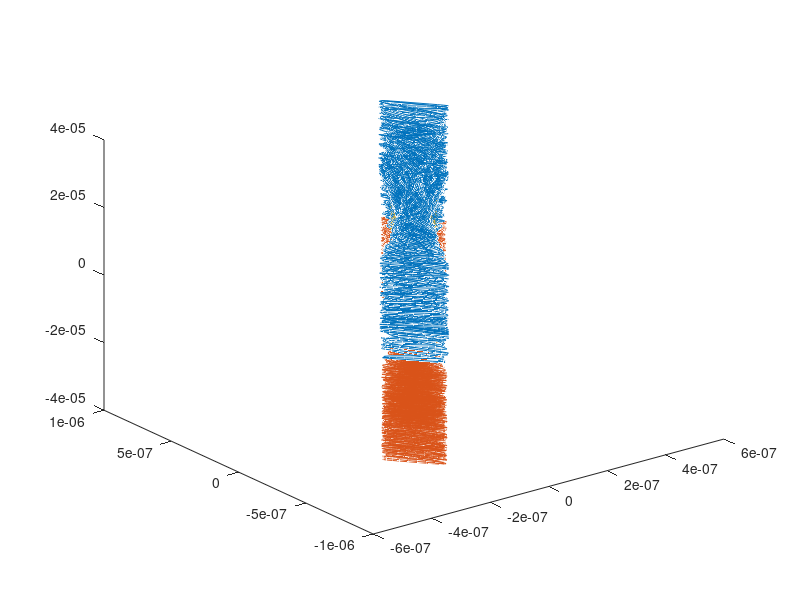

Write the MATLAB code that produced this figure.
% % 2ions in 3-D pseudopotential (line1 to line105)
% 
% % define parameters
% mp=1.67e-27;
% m1=40*mp;
% Q=1.6e-19;
% epsilon=8.854e-12;
% 
% q0=0.3034;
% kq=Q^2/(4*pi*epsilon);
% w1=2*pi*5e6;
% w2=2*pi*0.2e6;
% k1=m1*w1^2;
% k2=m1*w2^2;
% omega=2*sqrt(2)*w1/q0;
% 
% 
% % time scale
% tau=1e-9;
% N=1e5;
% T=N*tau;
% 
% % initial parameters
% 
% l2=(Q^2/(2*m1*w2^2*pi*epsilon))^(1/3);
% r10=[0,0,l2/2];
% r20=-r10;
% v10=[10,20,10];
% v20=[0,0,0];
% % k=10;
% % kq=500;
% r=zeros(N,2,3);
% v=zeros(N,2,3);
% t=zeros(1,N);
% d=zeros(1,N);
% E=zeros(1,N);
% % r=[];
% % v=[];
% % t=[];
% % d=[];
% a=[];
% t(1)=0;
% % format x(time,order of the particle,spacial dimension)
% 
% % calculation
% r(1,1,:)=r10;
% r(1,2,:)=r20;
% v(1,1,:)=v10;
% v(1,2,:)=v20;
% d(1)=sqrt((r(1,1,1)-r(1,2,1))^2+(r(1,1,2)-r(1,2,2))^2+(r(1,1,3)-r(1,2,3))^2);
% E(1)=m1/2*(v(1,1,1)^2+v(1,1,2)^2+v(1,1,3)^2+v(1,2,1)^2+v(1,2,2)^2+v(1,2,3)^2)+...
%     k1/2*(r(1,1,1)^2+r(1,2,1)^2+r(1,1,2)^2+r(1,2,2)^2)+k2/2*(r(1,1,3)^2+r(1,2,3)^2)+...
%     kq*(1/d(1));
% 
% for i=2:N
%     t(i)=t(i-1)+tau;
%     d(i)=sqrt((r(i-1,1,1)-r(i-1,2,1))^2+(r(i-1,1,2)-r(i-1,2,2))^2+(r(i-1,1,3)-r(i-1,2,3))^2);
% %     a(1,1,:)=-k*r(i,1,:)+kq*(r(i,1,:)-r(i,2,:))/(d(i))^3;
% %     a(1,2,:)=-k*r(i,2,:)+kq*(r(i,2,:)-r(i,1,:))/(d(i))^3;
%     a(1,1,1)=(-(w1^2+w2^2/2)/(q0/4)*cos(omega*t(i-1))+w2^2/2)*r(i-1,1,1)+kq/m1*(r(i-1,1,1)-r(i-1,2,1))/(d(i))^3;
%     a(1,1,2)=((w1^2+w2^2/2)/(q0/4)*cos(omega*t(i-1))+w2^2/2)*r(i-1,1,2)+kq/m1*(r(i-1,1,2)-r(i-1,2,2))/(d(i))^3;
%     a(1,1,3)=-w2^2*r(i-1,1,3)+kq/m1*(r(i-1,1,3)-r(i-1,2,3))/(d(i))^3;
%     a(1,2,1)=(-(w1^2+w2^2/2)/(q0/4)*cos(omega*t(i-1))+w2^2/2)*r(i-1,2,1)+kq/m1*(r(i-1,2,1)-r(i-1,1,1))/(d(i))^3;
%     a(1,2,2)=((w1^2+w2^2/2)/(q0/4)*cos(omega*t(i-1))+w2^2/2)*r(i-1,2,2)+kq/m1*(r(i-1,2,2)-r(i-1,1,2))/(d(i))^3;
%     a(1,2,3)=-w2^2*r(i-1,2,3)+kq/m1*(r(i-1,2,3)-r(i-1,1,3))/(d(i))^3;
%     v(i,:,:)=v(i-1,:,:)+a*tau;
%     r(i,:,:)=r(i-1,:,:)+(v(i,:,:)+v(i,:,:))*tau/2;
%     E(i)=m1/2*(v(i,1,1)^2+v(i,1,2)^2+v(i,1,3)^2+v(i,2,1)^2+v(i,2,2)^2+v(i,2,3)^2)+...
%     k1/2*(r(i,1,1)^2+r(i,1,2)^2+r(i,2,1)^2+r(i,2,2)^2)+k2/2*(r(i,1,3)^2+r(i,2,3)^2)+...
%     kq*(1/d(i));
% end
% 
% % plot(t,r(:,1,1));
% % plot(t,r(:,1,2));
% % plot(t,r(:,1,3));
% % % hold on;
% % plot(t,r(:,2,1));
% % plot(t,r(:,2,2));
% % plot(t,r(:,2,3));
% 
% plot(t,r(:,1,3));
% hold on;
% plot(t,r(:,2,3));
% hold off;
% 
% % plot(r(:,1,1),r(:,1,2));
% % hold on;
% % plot(r(:,2,1),r(:,2,2));
% % hold off;
% plot(t,E);
% 
% plot(t,r(:,1,1));
% hold on
% plot(t,r(:,2,1));
% hold off
% 
% % plot(t,r(:,2,1));
% % hold on;
% % plot(t,r(:,1,1));
% % hold off;
% 
% plot3(r(:,1,1),r(:,1,2),r(:,1,3));
% hold on
% plot3(r(:,2,1),r(:,2,2),r(:,2,3));
% hold off





% 3ions in 3-D pseudopotential(line111 to line217)

% define parameters
mp=1.67e-27;
m1=40*mp;
Q=1.6e-19;
epsilon=8.854e-12;

q0=0.3034;
kq=Q^2/(4*pi*epsilon);
w1=2*pi*5e6;
w2=2*pi*0.2e6;
k1=m1*w1^2;
k2=m1*w2^2;
omega=2*sqrt(2)*w1/q0;


% time scale
tau=1e-9;
N=1e5;
T=N*tau;

% initial parameters
l=(5*Q*Q/(16*m1*w2^2*pi*epsilon))^(1/3);
r10=[0,0,l];
r20=-r10;
r30=[0,0,0];
v10=[10,30,30];
v20=[0,0,0];
v30=[0,0,0];
r=zeros(N,3,3);
v=zeros(N,3,3);
t=zeros(1,N);
d12=zeros(1,N);
d23=zeros(1,N);
d31=zeros(1,N);
E=zeros(1,N);
% r=[];
% v=[];
% t=[];
% d=[];
% a=[];
% t(1)=0;
% format x(time,order of the particle,spacial dimension)

% calculation
r(1,1,:)=r10;
r(1,2,:)=r20;
r(1,3,:)=r30;
v(1,1,:)=v10;
v(1,2,:)=v20;
v(1,3,:)=v30;
d12(1)=sqrt((r(1,1,1)-r(1,2,1))^2+(r(1,1,2)-r(1,2,2))^2+(r(1,1,3)-r(1,2,3))^2);
d23(1)=sqrt((r(1,2,1)-r(1,3,1))^2+(r(1,2,2)-r(1,3,2))^2+(r(1,2,3)-r(1,3,3))^2);
d31(1)=sqrt((r(1,1,1)-r(1,3,1))^2+(r(1,1,2)-r(1,3,2))^2+(r(1,1,3)-r(1,3,3))^2);


E(1)=m1/2*(v(1,1,1)^2+v(1,1,2)^2+v(1,1,3)^2+v(1,2,1)^2+v(1,2,2)^2+v(1,2,3)^2+v(1,3,1)^2+v(1,3,2)^2+v(1,3,3)^2)+...
    k1/2*(r(1,1,1)^2+r(1,2,1)^2+r(1,3,1)^2+r(1,1,2)^2+r(1,2,2)^2+r(1,3,2)^2)+k2/2*(r(1,1,3)^2+r(1,2,3)^2+r(1,3,3)^2)+...
    kq*(1/d12(1)+1/d23(1)+1/d31(1));

for i=2:N
    t(i)=t(i-1)+tau;
    d12(i)=sqrt((r(i-1,1,1)-r(i-1,2,1))^2+(r(i-1,1,2)-r(i-1,2,2))^2+(r(i-1,1,3)-r(i-1,2,3))^2);
    d23(i)=sqrt((r(i-1,2,1)-r(i-1,3,1))^2+(r(i-1,2,2)-r(i-1,3,2))^2+(r(i-1,2,3)-r(i-1,3,3))^2);
    d31(i)=sqrt((r(i-1,1,1)-r(i-1,3,1))^2+(r(i-1,1,2)-r(i-1,3,2))^2+(r(i-1,1,3)-r(i-1,3,3))^2);
    a(1,1,1)=(-(w1^2+w2^2/2)/(q0/4)*cos(omega*t(i-1))+w2^2/2)*r(i-1,1,1)+kq/m1*((r(i-1,1,1)-r(i-1,2,1))/(d12(i))^3+(r(i-1,1,1)-r(i-1,3,1))/(d31(i))^3);
    a(1,1,2)=((w1^2+w2^2/2)/(q0/4)*cos(omega*t(i-1))+w2^2/2)*r(i-1,1,2)+kq/m1*((r(i-1,1,2)-r(i-1,2,2))/(d12(i))^3+(r(i-1,1,2)-r(i-1,3,2))/(d31(i))^3);
    a(1,1,3)=-w2^2*r(i-1,1,3)+kq/m1*((r(i-1,1,3)-r(i-1,2,3))/(d12(i))^3+(r(i-1,1,3)-r(i-1,3,3))/(d31(i))^3);
    a(1,2,1)=(-(w1^2+w2^2/2)/(q0/4)*cos(omega*t(i-1))+w2^2/2)*r(i-1,2,1)+kq/m1*((r(i-1,2,1)-r(i-1,1,1))/(d12(i))^3+(r(i-1,2,1)-r(i-1,3,1))/(d23(i))^3);
    a(1,2,2)=((w1^2+w2^2/2)/(q0/4)*cos(omega*t(i-1))+w2^2/2)*r(i-1,2,2)+kq/m1*((r(i-1,2,2)-r(i-1,1,2))/(d12(i))^3+(r(i-1,2,2)-r(i-1,3,2))/(d23(i))^3);
    a(1,2,3)=-w2^2*r(i-1,2,3)+kq/m1*((r(i-1,2,3)-r(i-1,1,3))/(d12(i))^3+(r(i-1,2,3)-r(i-1,3,3))/(d23(i))^3);
    a(1,3,1)=(-(w1^2+w2^2/2)/(q0/4)*cos(omega*t(i-1))+w2^2/2)*r(i-1,3,1)+kq/m1*((r(i-1,3,1)-r(i-1,2,1))/(d23(i))^3+(r(i-1,3,1)-r(i-1,1,1))/(d31(i))^3);
    a(1,3,2)=((w1^2+w2^2/2)/(q0/4)*cos(omega*t(i-1))+w2^2/2)*r(i-1,3,2)+kq/m1*((r(i-1,3,2)-r(i-1,2,2))/(d23(i))^3+(r(i-1,3,2)-r(i-1,1,2))/(d31(i))^3);
    a(1,3,3)=-w2^2*r(i-1,3,3)+kq/m1*((r(i-1,3,3)-r(i-1,2,3))/(d23(i))^3+(r(i-1,3,3)-r(i-1,1,3))/(d31(i))^3);
    v(i,:,:)=v(i-1,:,:)+tau*a;
    r(i,:,:)=r(i-1,:,:)+(v(i,:,:)+v(i,:,:))*tau/2;
    E(i)=m1/2*(v(i,1,1)^2+v(i,1,2)^2+v(i,1,3)^2+v(i,2,1)^2+v(i,2,2)^2+v(i,2,3)^2+v(i,3,1)^2+v(i,3,2)^2+v(i,3,3)^2)+...
    k1/2*(r(i,1,1)^2+r(i,2,1)^2+r(i,3,1)^2+r(i,1,2)^2+r(i,2,2)^2+r(i,3,2)^2)+k2/2*(r(i,1,3)^2+r(i,2,3)^2+r(i,3,3)^2)+...
    kq*(1/d12(i)+1/d23(i)+1/d31(i));
end

% plot(t,r(:,1,1));
% plot(t,r(:,1,2));
% plot(t,r(:,1,3));
% % hold on;
% plot(t,r(:,2,1));
% plot(t,r(:,2,2));
% plot(t,r(:,2,3));

plot(t,r(:,1,3));
hold on;
plot(t,r(:,2,3));
plot(t,r(:,3,3));
hold off;

% plot(r(:,1,1),r(:,1,2));
% hold on;
% plot(r(:,2,1),r(:,2,2));
% hold off;
plot(t,E);

plot3(r(:,1,1),r(:,1,2),r(:,1,3));
hold on
plot3(r(:,2,1),r(:,2,2),r(:,2,3));
plot3(r(:,3,1),r(:,3,2),r(:,3,3));
hold off
% plot(t,r(:,1,1));
% hold on
% plot(t,r(:,2,1));
% hold off
% 
% plot(t,r(:,2,1));
% hold on;
% plot(t,r(:,1,1));
% hold off;